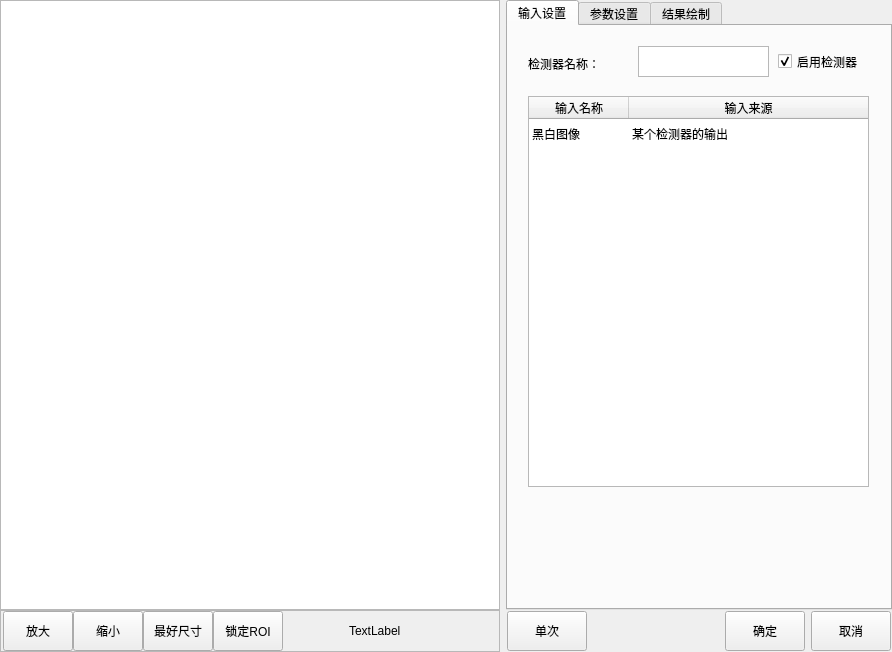
<?xml version="1.0" encoding="UTF-8"?>
<ui version="4.0">
 <class>CMvAdaptiveBinarization</class>
 <widget class="QWidget" name="CMvAdaptiveBinarization">
  <property name="geometry">
   <rect>
    <x>0</x>
    <y>0</y>
    <width>892</width>
    <height>652</height>
   </rect>
  </property>
  <property name="windowTitle">
   <string>自适应二值化</string>
  </property>
  <layout class="QHBoxLayout" name="horizontalLayout_3">
   <property name="leftMargin">
    <number>0</number>
   </property>
   <property name="topMargin">
    <number>0</number>
   </property>
   <property name="rightMargin">
    <number>0</number>
   </property>
   <property name="bottomMargin">
    <number>0</number>
   </property>
   <item>
    <layout class="QVBoxLayout" name="verticalLayout_2">
     <property name="spacing">
      <number>0</number>
     </property>
     <item>
      <widget class="QGraphicsView" name="graphicsView_mainImage">
       <property name="minimumSize">
        <size>
         <width>500</width>
         <height>600</height>
        </size>
       </property>
       <property name="maximumSize">
        <size>
         <width>16777215</width>
         <height>16777215</height>
        </size>
       </property>
      </widget>
     </item>
     <item>
      <widget class="QFrame" name="frame">
       <property name="minimumSize">
        <size>
         <width>500</width>
         <height>42</height>
        </size>
       </property>
       <property name="maximumSize">
        <size>
         <width>500</width>
         <height>42</height>
        </size>
       </property>
       <property name="frameShape">
        <enum>QFrame::StyledPanel</enum>
       </property>
       <property name="frameShadow">
        <enum>QFrame::Raised</enum>
       </property>
       <layout class="QHBoxLayout" name="horizontalLayout">
        <property name="spacing">
         <number>0</number>
        </property>
        <property name="leftMargin">
         <number>2</number>
        </property>
        <property name="topMargin">
         <number>0</number>
        </property>
        <property name="rightMargin">
         <number>0</number>
        </property>
        <property name="bottomMargin">
         <number>0</number>
        </property>
        <item>
         <widget class="QPushButton" name="pushButton_zoomIn">
          <property name="minimumSize">
           <size>
            <width>70</width>
            <height>40</height>
           </size>
          </property>
          <property name="maximumSize">
           <size>
            <width>70</width>
            <height>40</height>
           </size>
          </property>
          <property name="text">
           <string>放大</string>
          </property>
         </widget>
        </item>
        <item>
         <widget class="QPushButton" name="pushButton_zoomOut">
          <property name="minimumSize">
           <size>
            <width>70</width>
            <height>40</height>
           </size>
          </property>
          <property name="maximumSize">
           <size>
            <width>70</width>
            <height>40</height>
           </size>
          </property>
          <property name="text">
           <string>缩小</string>
          </property>
         </widget>
        </item>
        <item>
         <widget class="QPushButton" name="pushButton_zoomBest">
          <property name="minimumSize">
           <size>
            <width>70</width>
            <height>40</height>
           </size>
          </property>
          <property name="maximumSize">
           <size>
            <width>70</width>
            <height>40</height>
           </size>
          </property>
          <property name="text">
           <string>最好尺寸</string>
          </property>
         </widget>
        </item>
        <item>
         <widget class="QPushButton" name="pushButton_lockRoiMove">
          <property name="minimumSize">
           <size>
            <width>70</width>
            <height>40</height>
           </size>
          </property>
          <property name="maximumSize">
           <size>
            <width>70</width>
            <height>40</height>
           </size>
          </property>
          <property name="text">
           <string>锁定ROI</string>
          </property>
         </widget>
        </item>
        <item>
         <spacer name="horizontalSpacer">
          <property name="orientation">
           <enum>Qt::Horizontal</enum>
          </property>
          <property name="sizeHint" stdset="0">
           <size>
            <width>63</width>
            <height>20</height>
           </size>
          </property>
         </spacer>
        </item>
        <item>
         <widget class="QLabel" name="label_mousePos">
          <property name="minimumSize">
           <size>
            <width>150</width>
            <height>40</height>
           </size>
          </property>
          <property name="maximumSize">
           <size>
            <width>150</width>
            <height>40</height>
           </size>
          </property>
          <property name="text">
           <string>TextLabel</string>
          </property>
         </widget>
        </item>
       </layout>
      </widget>
     </item>
    </layout>
   </item>
   <item>
    <layout class="QVBoxLayout" name="verticalLayout">
     <property name="spacing">
      <number>0</number>
     </property>
     <item>
      <widget class="QTabWidget" name="tabWidget">
       <property name="minimumSize">
        <size>
         <width>382</width>
         <height>602</height>
        </size>
       </property>
       <property name="maximumSize">
        <size>
         <width>16777215</width>
         <height>16777215</height>
        </size>
       </property>
       <property name="currentIndex">
        <number>0</number>
       </property>
       <widget class="QWidget" name="tab">
        <attribute name="title">
         <string>输入设置</string>
        </attribute>
        <widget class="QLabel" name="label_funcName">
         <property name="geometry">
          <rect>
           <x>20</x>
           <y>30</y>
           <width>81</width>
           <height>16</height>
          </rect>
         </property>
         <property name="text">
          <string>检测器名称：</string>
         </property>
        </widget>
        <widget class="QCheckBox" name="checkBox_enableFunc">
         <property name="geometry">
          <rect>
           <x>270</x>
           <y>20</y>
           <width>101</width>
           <height>31</height>
          </rect>
         </property>
         <property name="minimumSize">
          <size>
           <width>101</width>
           <height>31</height>
          </size>
         </property>
         <property name="text">
          <string>启用检测器</string>
         </property>
         <property name="checked">
          <bool>true</bool>
         </property>
        </widget>
        <widget class="QPlainTextEdit" name="plainTextEdit_funcName">
         <property name="geometry">
          <rect>
           <x>130</x>
           <y>20</y>
           <width>131</width>
           <height>31</height>
          </rect>
         </property>
         <property name="minimumSize">
          <size>
           <width>131</width>
           <height>31</height>
          </size>
         </property>
         <property name="maximumSize">
          <size>
           <width>131</width>
           <height>31</height>
          </size>
         </property>
         <property name="overwriteMode">
          <bool>false</bool>
         </property>
        </widget>
        <widget class="QTableWidget" name="tableWidget_input">
         <property name="geometry">
          <rect>
           <x>20</x>
           <y>70</y>
           <width>341</width>
           <height>391</height>
          </rect>
         </property>
         <property name="editTriggers">
          <set>QAbstractItemView::NoEditTriggers</set>
         </property>
         <property name="selectionMode">
          <enum>QAbstractItemView::SingleSelection</enum>
         </property>
         <property name="textElideMode">
          <enum>Qt::ElideRight</enum>
         </property>
         <property name="verticalScrollMode">
          <enum>QAbstractItemView::ScrollPerItem</enum>
         </property>
         <property name="showGrid">
          <bool>false</bool>
         </property>
         <attribute name="horizontalHeaderStretchLastSection">
          <bool>true</bool>
         </attribute>
         <attribute name="verticalHeaderVisible">
          <bool>false</bool>
         </attribute>
         <attribute name="verticalHeaderCascadingSectionResizes">
          <bool>false</bool>
         </attribute>
         <row>
          <property name="text">
           <string>1</string>
          </property>
         </row>
         <column>
          <property name="text">
           <string>输入名称</string>
          </property>
         </column>
         <column>
          <property name="text">
           <string>输入来源</string>
          </property>
         </column>
         <item row="0" column="0">
          <property name="text">
           <string>黑白图像</string>
          </property>
         </item>
         <item row="0" column="1">
          <property name="text">
           <string>某个检测器的输出</string>
          </property>
         </item>
        </widget>
       </widget>
       <widget class="QWidget" name="tab_2">
        <attribute name="title">
         <string>参数设置</string>
        </attribute>
        <widget class="QComboBox" name="comboBox_adaptiveType">
         <property name="geometry">
          <rect>
           <x>10</x>
           <y>50</y>
           <width>101</width>
           <height>31</height>
          </rect>
         </property>
         <item>
          <property name="text">
           <string>均值加权</string>
          </property>
         </item>
         <item>
          <property name="text">
           <string>高斯加权</string>
          </property>
         </item>
        </widget>
        <widget class="QComboBox" name="comboBox_adaptiveDimensions">
         <property name="geometry">
          <rect>
           <x>130</x>
           <y>50</y>
           <width>101</width>
           <height>31</height>
          </rect>
         </property>
         <item>
          <property name="text">
           <string>3x3</string>
          </property>
         </item>
         <item>
          <property name="text">
           <string>5x5</string>
          </property>
         </item>
         <item>
          <property name="text">
           <string>7x7</string>
          </property>
         </item>
         <item>
          <property name="text">
           <string>9x9</string>
          </property>
         </item>
         <item>
          <property name="text">
           <string>11x11</string>
          </property>
         </item>
         <item>
          <property name="text">
           <string>13x13</string>
          </property>
         </item>
         <item>
          <property name="text">
           <string>15x15</string>
          </property>
         </item>
         <item>
          <property name="text">
           <string>17x17</string>
          </property>
         </item>
         <item>
          <property name="text">
           <string>19x19</string>
          </property>
         </item>
         <item>
          <property name="text">
           <string>21x21</string>
          </property>
         </item>
         <item>
          <property name="text">
           <string>23x23</string>
          </property>
         </item>
        </widget>
        <widget class="QLabel" name="label_adaptiveType">
         <property name="geometry">
          <rect>
           <x>10</x>
           <y>20</y>
           <width>111</width>
           <height>31</height>
          </rect>
         </property>
         <property name="text">
          <string>自适应类型：</string>
         </property>
        </widget>
        <widget class="QLabel" name="label_adaptiveDimensions">
         <property name="geometry">
          <rect>
           <x>130</x>
           <y>20</y>
           <width>111</width>
           <height>31</height>
          </rect>
         </property>
         <property name="text">
          <string>自适应尺寸：</string>
         </property>
        </widget>
        <widget class="QLabel" name="label_resultLmageProcessing">
         <property name="geometry">
          <rect>
           <x>250</x>
           <y>20</y>
           <width>111</width>
           <height>31</height>
          </rect>
         </property>
         <property name="text">
          <string>结果图像处理：</string>
         </property>
        </widget>
        <widget class="QComboBox" name="comboBox_resultLmageProcessing">
         <property name="geometry">
          <rect>
           <x>250</x>
           <y>50</y>
           <width>101</width>
           <height>31</height>
          </rect>
         </property>
         <item>
          <property name="text">
           <string>常规处理</string>
          </property>
         </item>
         <item>
          <property name="text">
           <string>图像反转</string>
          </property>
         </item>
        </widget>
       </widget>
       <widget class="QWidget" name="tab_4">
        <attribute name="title">
         <string>结果绘制</string>
        </attribute>
        <widget class="QCheckBox" name="checkBox_valuTrig">
         <property name="geometry">
          <rect>
           <x>30</x>
           <y>20</y>
           <width>101</width>
           <height>31</height>
          </rect>
         </property>
         <property name="text">
          <string>启用绘制</string>
         </property>
         <property name="checked">
          <bool>true</bool>
         </property>
        </widget>
       </widget>
      </widget>
     </item>
     <item>
      <layout class="QHBoxLayout" name="horizontalLayout_2">
       <property name="leftMargin">
        <number>1</number>
       </property>
       <property name="topMargin">
        <number>1</number>
       </property>
       <property name="rightMargin">
        <number>1</number>
       </property>
       <property name="bottomMargin">
        <number>1</number>
       </property>
       <item>
        <widget class="QPushButton" name="pushButton_ones">
         <property name="minimumSize">
          <size>
           <width>80</width>
           <height>40</height>
          </size>
         </property>
         <property name="maximumSize">
          <size>
           <width>80</width>
           <height>40</height>
          </size>
         </property>
         <property name="text">
          <string>单次</string>
         </property>
        </widget>
       </item>
       <item>
        <spacer name="horizontalSpacer_2">
         <property name="orientation">
          <enum>Qt::Horizontal</enum>
         </property>
         <property name="sizeHint" stdset="0">
          <size>
           <width>40</width>
           <height>20</height>
          </size>
         </property>
        </spacer>
       </item>
       <item>
        <widget class="QPushButton" name="pushButton_affirm">
         <property name="minimumSize">
          <size>
           <width>80</width>
           <height>40</height>
          </size>
         </property>
         <property name="maximumSize">
          <size>
           <width>80</width>
           <height>40</height>
          </size>
         </property>
         <property name="text">
          <string>确定</string>
         </property>
        </widget>
       </item>
       <item>
        <widget class="QPushButton" name="pbPrev_cancel">
         <property name="minimumSize">
          <size>
           <width>80</width>
           <height>40</height>
          </size>
         </property>
         <property name="maximumSize">
          <size>
           <width>80</width>
           <height>40</height>
          </size>
         </property>
         <property name="text">
          <string>取消</string>
         </property>
        </widget>
       </item>
      </layout>
     </item>
    </layout>
   </item>
  </layout>
 </widget>
 <layoutdefault spacing="6" margin="11"/>
 <resources>
  <include location="CMvFindRoundParamWidget.qrc"/>
 </resources>
 <connections/>
</ui>
